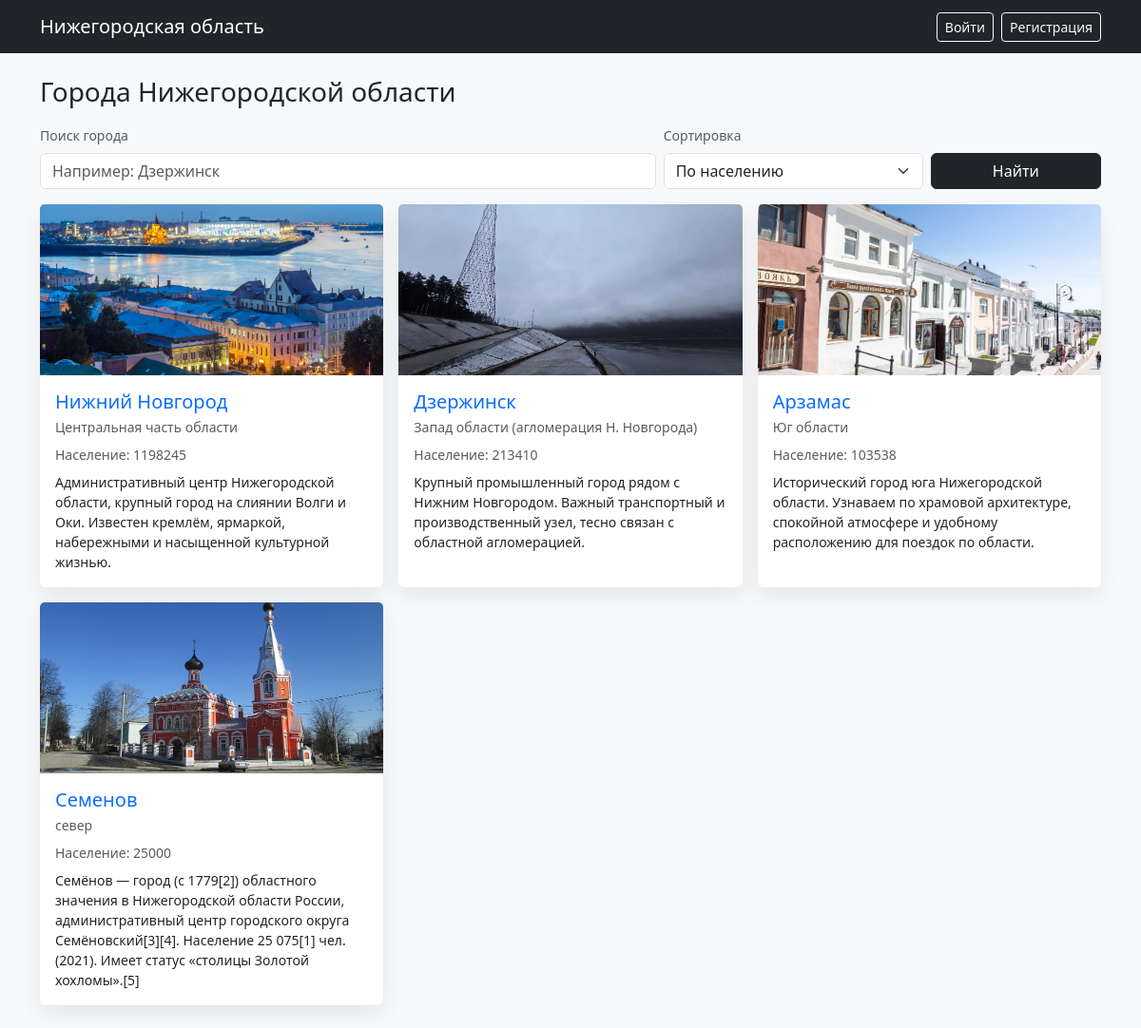
The page / on the database its author committed.
### cards/models.py (models this page shows, shortened)
class CityCard(models.Model):
    title = models.CharField("Город", max_length=200)
    region = models.CharField("Регион", max_length=200)
    slug = models.SlugField(unique=True, max_length=255, blank=True)
    image = models.ImageField(upload_to="cities/", blank=True, null=True)
    population = models.PositiveIntegerField(blank=True, null=True)
    short_description = models.TextField(blank=True)
    content = models.TextField(blank=True)
    created_at = models.DateTimeField(auto_now_add=True)
    author = models.ForeignKey(User, on_delete=models.CASCADE, related_name="city_cards")
    views_count = models.PositiveIntegerField(default=0)
    lat = models.FloatField(blank=True, null=True)
    lon = models.FloatField(blank=True, null=True)

### cards/views.py (the view)
# urls.py: path("", CityListView.as_view(), name="city_list"),
class CityListView(ListView):
    model = CityCard
    template_name = "cards/city_list.html"
    context_object_name = "cards"
    def get_queryset(self):
        sort = self.request.GET.get("sort", "pop")
        q = (self.request.GET.get("q") or "").strip()
        qs = CityCard.objects.all()
        if q:
            qs = qs.filter(
                Q(title__icontains=q) |
                Q(region__icontains=q)
            )
        if sort == "new":
            return qs.order_by("-created_at")
        if sort == "title":
            return qs.order_by("title")
        return qs.order_by("-population", "-created_at")

### cards/templates/cards/city_list.html (shortened to what this page needs)
{% extends "base.html" %}
{% block content %}
<div class="d-flex flex-wrap align-items-center justify-content-between gap-2 mb-3">
  <h1 class="h3 m-0">Города Нижегородской области</h1>
</div>
<form method="get" class="row g-2 align-items-end mb-3">
  <div class="col-12 col-md-7">
    <label class="form-label small text-muted">Поиск города</label>
    <input
      type="text"
      class="form-control"
      name="q"
      placeholder="Например: Дзержинск"
      value="{{ request.GET.q }}"
    >
  </div>
  <div class="col-12 col-md-3">
    <label class="form-label small text-muted">Сортировка</label>
    <select class="form-select" name="sort">
      <option value="pop" {% if request.GET.sort == "pop" or not request.GET.sort %}selected{% endif %}>По населению</option>
    </select>
  </div>
  <div class="col-12 col-md-2 d-grid">
    <button type="submit" class="btn btn-dark">Найти</button>
  </div>
</form>
{% if cards %}
  <div class="row g-3">
    {% for c in cards %}
      <div class="col-md-6 col-lg-4">
        <div class="card h-100 soft-shadow border-0">
          {% if c.image %}
            <img src="{{ c.image.url }}" class="card-img-top" style="height:180px; object-fit:cover;" alt="{{ c.title }}">
          {% endif %}
          <div class="card-body">
            <h2 class="h5 mb-1">
              {% if c.slug %}
                <a class="text-decoration-none" href="{% url 'city_detail' c.slug %}">{{ c.title }}</a>
              {% else %}
                <span class="text-danger">{{ c.title|default:"(без названия)" }} — ошибка: пустой slug</span>
              {% endif %}
            </h2>
            {% if c.region %}
              <div class="text-muted small mb-2">{{ c.region }}</div>
            {% endif %}
            {% if c.population %}
              <div class="small text-muted mb-2">Население: {{ c.population }}</div>
            {% endif %}
            {% if c.short_description %}
              <div class="small">{{ c.short_description }}</div>
            {% endif %}
          </div>
        </div>
      </div>
    {% endfor %}
  </div>
{% else %}
  <div class="alert alert-secondary">
    Ничего не найдено.
  </div>
{% endif %}
{% endblock %}

### cards/templates/base.html (shortened to what this page needs)
<!doctype html>
<html lang="ru">
<head>
  <link href="https://cdn.jsdelivr.net/npm/bootstrap@5.3.3/dist/css/bootstrap.min.css" rel="stylesheet">
  <link rel="stylesheet" href="https://unpkg.com/leaflet@1.9.4/dist/leaflet.css">
</head>
<body class="bg-light">
<nav class="navbar navbar-expand-lg navbar-dark bg-dark">
  <div class="container">
    <a class="navbar-brand" href="{% url 'city_list' %}">Нижегородская область</a>
    <div class="d-flex gap-2 align-items-center">
      {% if user.is_authenticated %}
        <form method="POST" action="{% url 'logout' %}" class="d-inline">
          {% csrf_token %}
          <button type="submit" class="btn btn-outline-light btn-sm">Выйти</button>
        </form>
        {% if user.is_staff %}
          <a class="btn btn-outline-light btn-sm" href="/admin/">Админка</a>
        {% endif %}
        <a class="btn btn-outline-light btn-sm" href="{% url 'city_add' %}">Создать статью</a>
      {% else %}
        <a class="btn btn-outline-light btn-sm" href="{% url 'login' %}">Войти</a>
        <a class="btn btn-outline-light btn-sm" href="{% url 'signup' %}">Регистрация</a>
      {% endif %}
    </div>
  </div>
</nav>
<main class="container py-4">
  {% block content %}{% endblock %}
</main>
</body>
</html>

### cards/templates/base.html (style rules this page uses)
.soft-shadow { box-shadow: 0 10px 25px rgba(0,0,0,.08); }

### rows shown on the page
CityCard: image (picture), title "Нижний Новгород", region "Центральная часть области", population "1198245", short_description "Административный центр Нижегородской области, крупный город на слиянии Волги и Оки. Известен кремлём, ярмаркой, набережными и насыщенной культурной жизнью."
CityCard: image (picture), title "Дзержинск", region "Запад области (агломерация Н. Новгорода)", population "213410", short_description "Крупный промышленный город рядом с Нижним Новгородом. Важный транспортный и производственный узел, тесно связан с областной агломерацией."
CityCard: image (picture), title "Арзамас", region "Юг области", population "103538", short_description "Исторический город юга Нижегородской области. Узнаваем по храмовой архитектуре, спокойной атмосфере и удобному расположению для поездок по области."
CityCard: image (picture), title "Семенов", region "север", population "25000", short_description "Семёнов — город (с 1779[2]) областного значения в Нижегородской области России, административный центр городского округа Семёновский[3][4]. Население 25 075[1] чел. (2021). Имеет статус «столицы Золотой хохломы».[5]"
